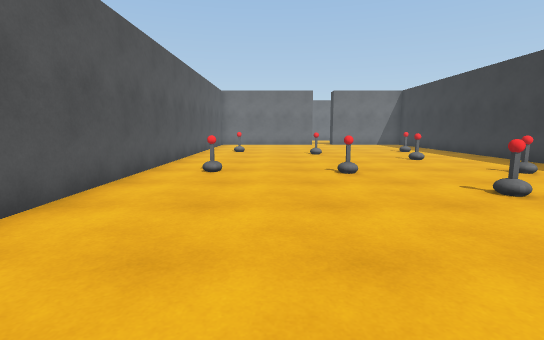
[1] (above)

16 first-person views from a walk through a 3-D level made in the Unity game engine. The camera is 1.2 m above the floor, tilts 8° down and sees 85° across. The floor is counted in squares, 1 m on a side. Each view is taken from the middle of a square. On the plan, view 1 faces up. The plan holds only what a view shows up to about 13 squares ahead; the rest is blank. The place goes on beyond the plan. The player character is not drawn.

[2]
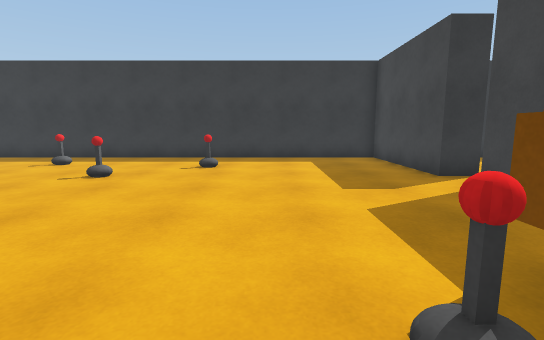

[3]
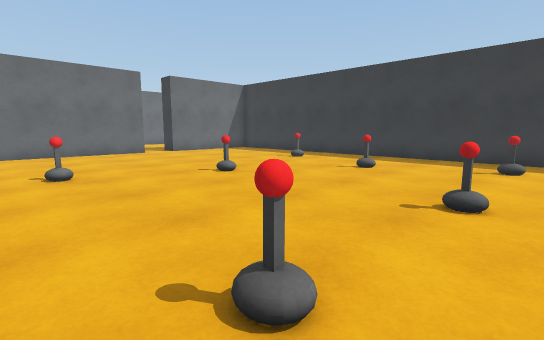

[4]
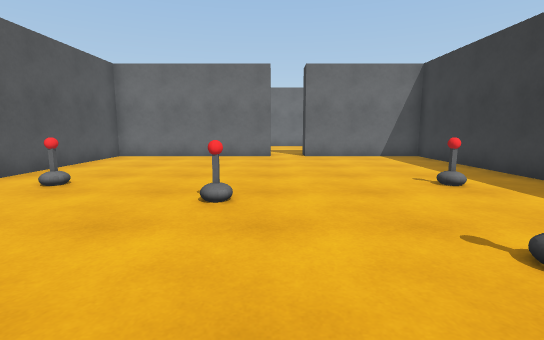

[5]
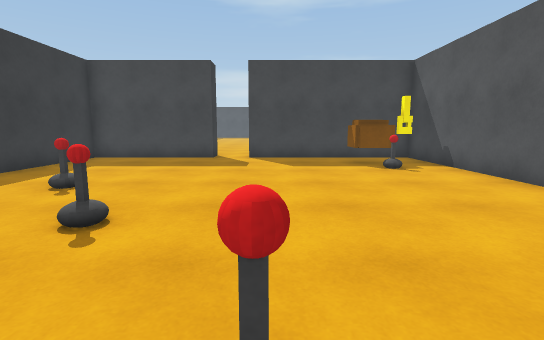

[6]
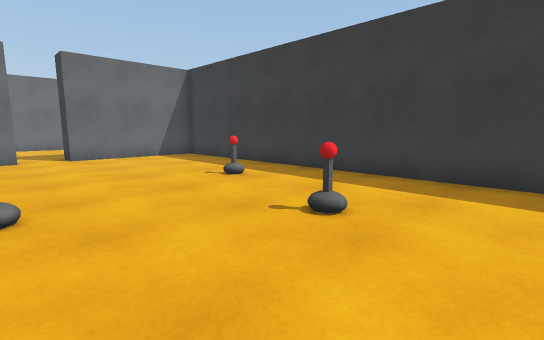

[7]
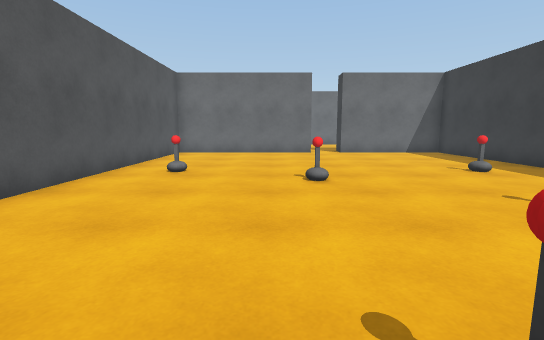

[8]
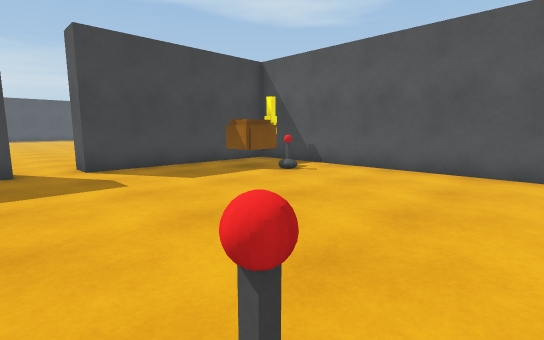

[9]
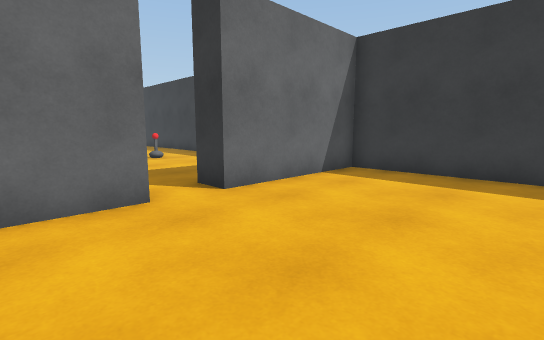

[10]
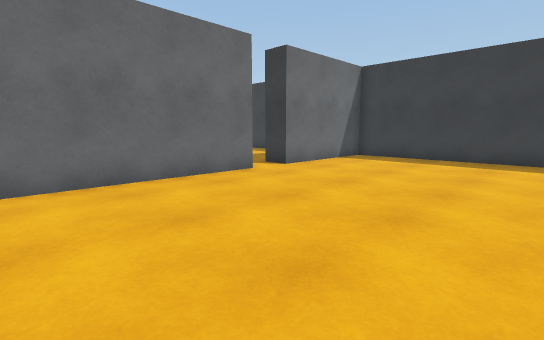

[11]
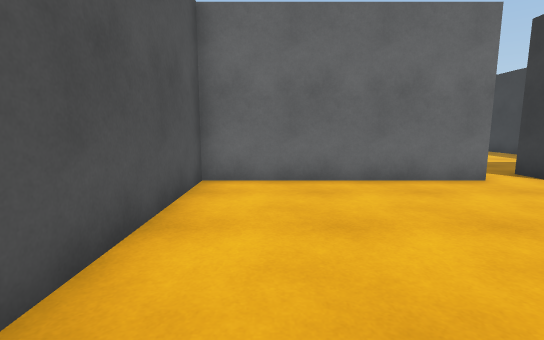

[12]
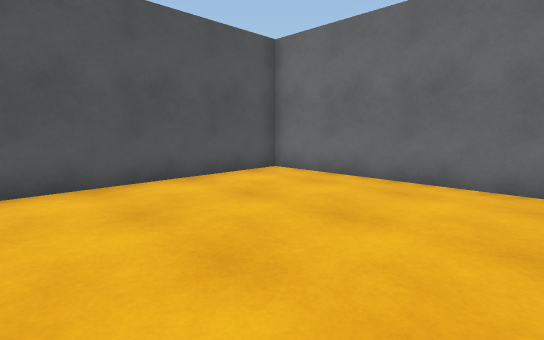

[13]
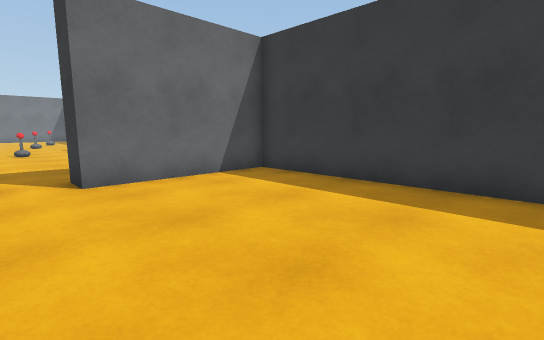

[14]
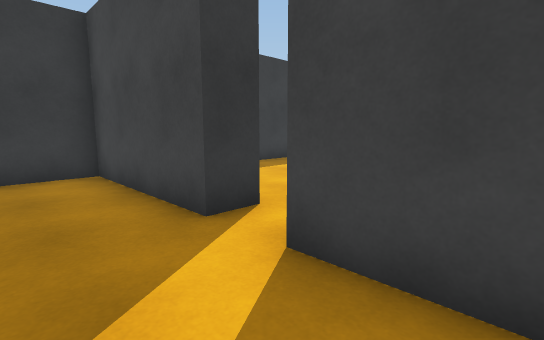

[15]
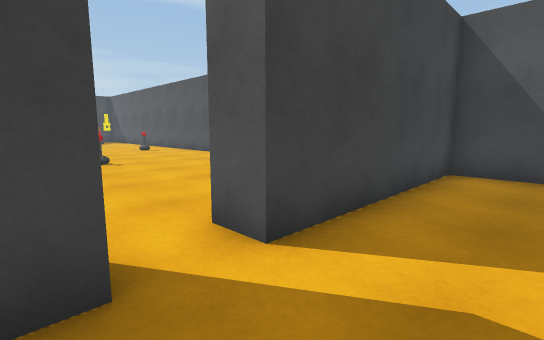

[16]
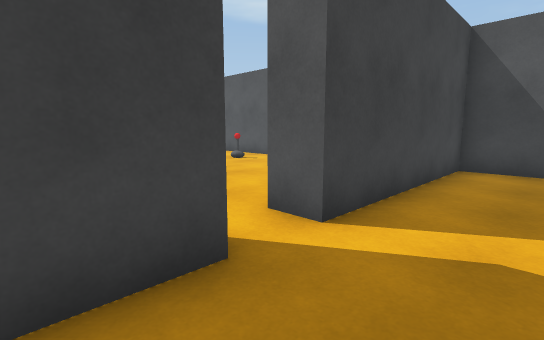

### Floor plan
Points are (right, up) in squares from view 1. A wall is a line through its corners. A room is listed if a view was taken in it or the views show most of it. See-through windows are left out.
Room 1 (views 1, 2, 3, 4, 5, 6, 7, 8)
walls: (2.9, 21.8) (-3.6, 21.8) (-3.6, -3.2) (2.9, -3.2) (2.9, -4.2); (4.4, -4.2) (4.4, -3.2) (9.3, -3.2) (9.3, 21.8) (4.4, 21.8)
ways out: opening at (4, -3.5) to room 2; opening at (4, 22.5) to room 3
objects: other object (-3, -2); other object (-2, -2) to (-1, -1); other object (-2, 0); other object (-2, 8); other object (-2, 15); other object (2, 8); other object (2, 14); other object (4, 5); other object (6, 3); other object (6, 11); other object (7, 8); other object (7, 15)
Room 2 (views 9, 10, 11, 12, 13)
walls: (2.9, -4.2) (-3.6, -4.2) (-3.6, -10.9); (9.3, -10.9) (9.3, -4.2) (4.4, -4.2)
ways out: opening at (4, -3.5) to room 1
Room 3 (views 14, 15, 16)
walls: (4.4, 21.8) (4.4, 22.9) (9.3, 22.9) (9.3, 24.8); (-3.6, 24.8) (-3.6, 22.9) (2.9, 22.9) (2.9, 21.8)
ways out: opening at (4, 22.5) to room 1

Where each view was taken, in squares from view 1:
view 1: 0 up, 0 right, facing up
view 2: 1 up, 3 left, facing right
view 3: 7 up, 3 left, facing up-right
view 4: 9 up, 3 right, facing up
view 5: 9 up, 2 right, facing down
view 6: 9 up, 2 right, facing up-right
view 7: 7 up, 1 right, facing up
view 8: 6 up, 5 right, facing down-left
view 9: 9 down, 1 right, facing up-right
view 10: 11 down, 3 left, facing up-right
view 11: 11 down, 2 left, facing up
view 12: 11 down, 3 right, facing up-left
view 13: 11 down, 3 right, facing up-right
view 14: 25 up, 1 right, facing down-right
view 15: 25 up, 5 right, facing down-left
view 16: 25 up, 6 right, facing down-left
